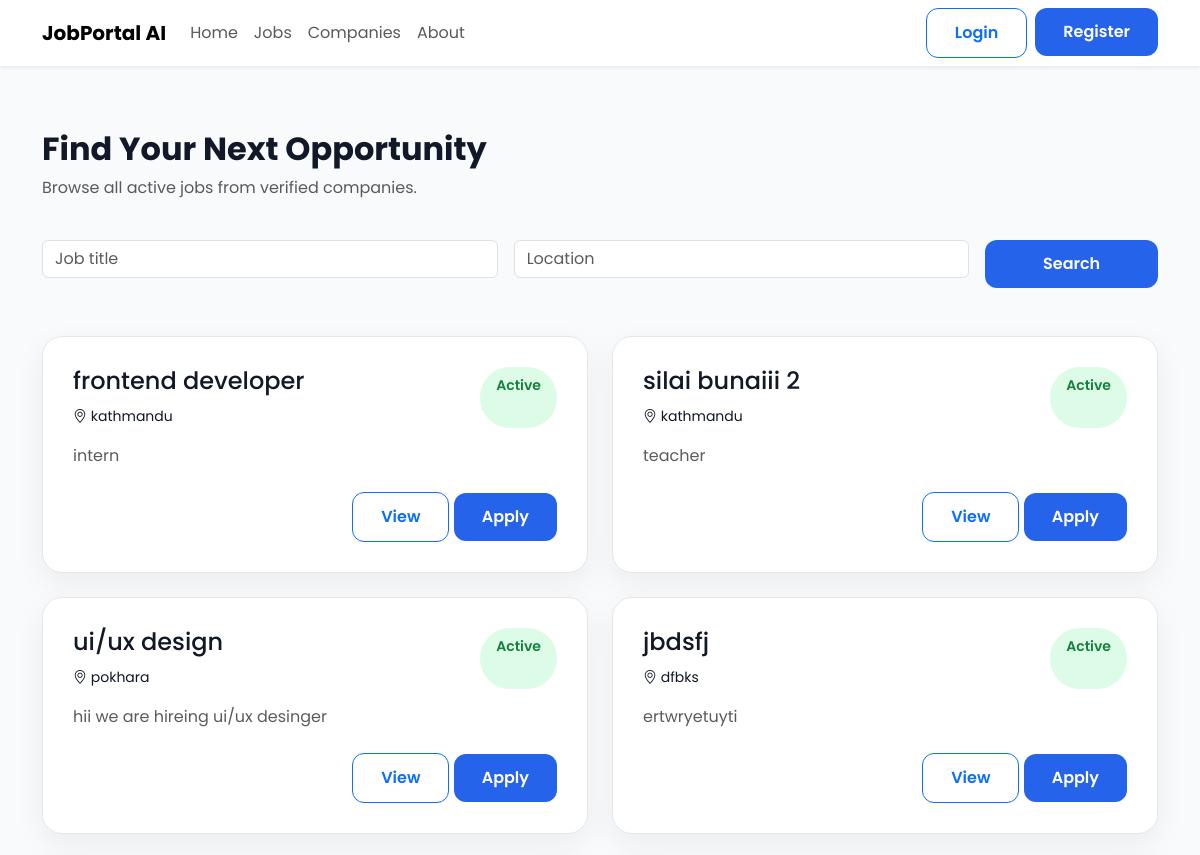
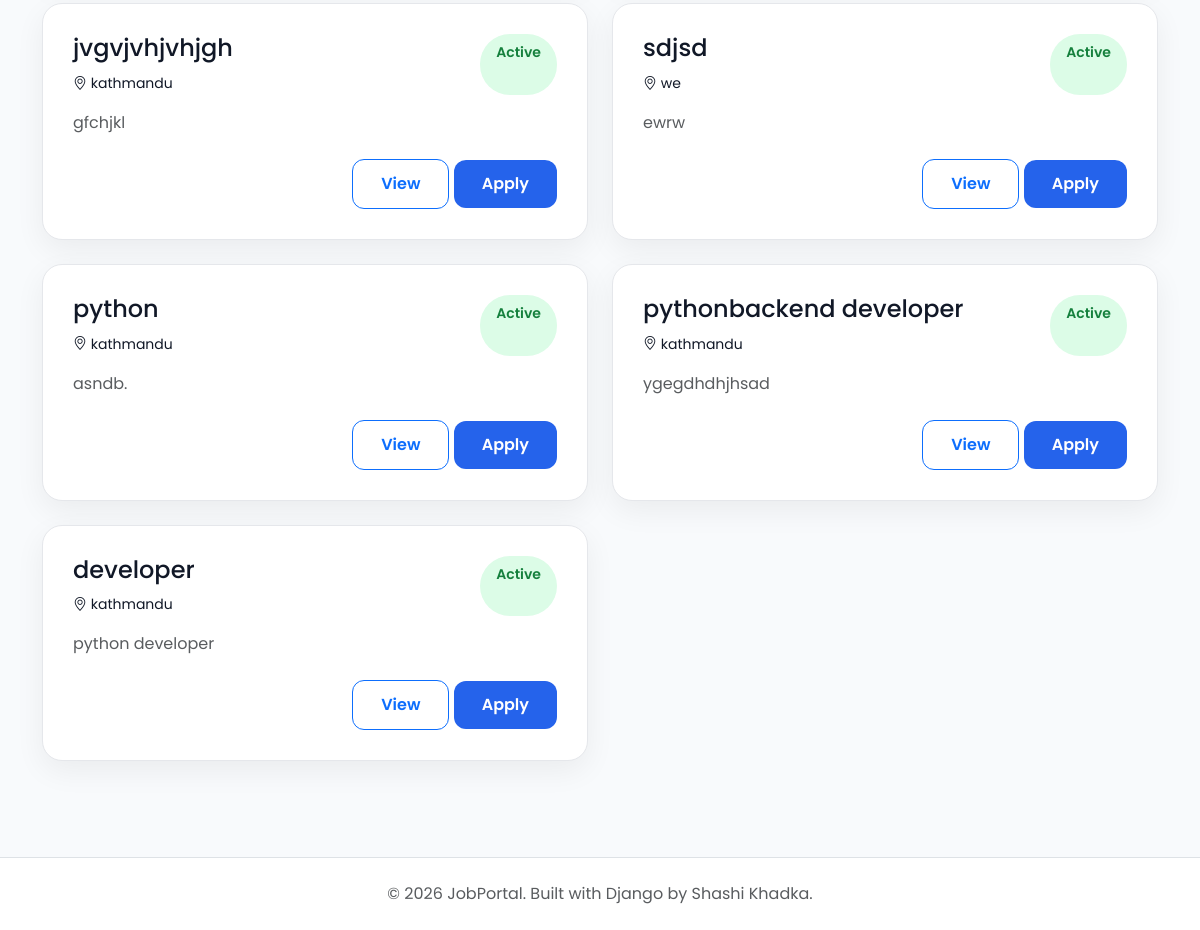
Screenshot of /jobs/ with the database file from the repository (2 pictures, top to bottom).
### jobs/models.py (models this page shows, shortened)
class Job(models.Model):
    class EmploymentType(models.TextChoices):
        FULL_TIME = "Full Time"
        PART_TIME = "Part Time"
        INTERNSHIP = "Internship"
        CONTRACT = "Contract"
    class ExperienceLevel(models.TextChoices):
        ENTRY =  "Entry Level"
        MID =  "Mid Level"
        SENIOR = "Senior Level"
    company = models.ForeignKey(Company,on_delete=models.CASCADE,related_name="jobs")
    title = models.CharField(max_length=200)
    slug = models.SlugField(unique=True,blank=True)
    description = models.TextField()
    location = models.CharField(max_length=150)
    employment_type = models.CharField(max_length=20,choices=EmploymentType.choices)
    experience_level = models.CharField( max_length=20, choices=ExperienceLevel.choices )
    salary_min = models.PositiveIntegerField()
    salary_max = models.PositiveIntegerField()
    vacancies = models.PositiveIntegerField(default=1)
    deadline = models.DateField()
    is_active = models.BooleanField(default=True)
    created_at = models.DateTimeField(auto_now_add=True)
    updated_at = models.DateTimeField(auto_now=True)

### landingpage/views.py (the view)
# urls.py: path("jobs/", PublicJobListView.as_view(), name="job-list"),
class PublicJobListView(ListView):
    model = Job
    template_name = "jobs/public_job_list.html"
    context_object_name = "jobs"
    paginate_by = 10
    def get_queryset(self):
        queryset = Job.objects.filter(is_active=True)
        keyword = self.request.GET.get("keyword")
        location = self.request.GET.get("location")
        if keyword:
            queryset = queryset.filter(title__icontains=keyword)
        if location:
            queryset = queryset.filter(location__icontains=location)
        return queryset.order_by("-created_at")

### templates/jobs/public_job_list.html (shortened to what this page needs)
{% extends "public_base.html" %}
{% block content %}
<div class="container py-5">
    <div class="row mb-4">
        <div class="col-lg-8">
            <h2 class="fw-bold">
                Find Your Next Opportunity
            </h2>
            <p class="text-muted">
                Browse all active jobs from verified companies.
            </p>
        </div>
    </div>
    <form method="GET" class="row g-3 mb-5">
        <div class="col-md-5">
            <input
                type="text"
                class="form-control"
                name="keyword"
                placeholder="Job title"
                value="{{ request.GET.keyword }}">
        </div>
        <div class="col-md-5">
            <input
                type="text"
                class="form-control"
                name="location"
                placeholder="Location"
                value="{{ request.GET.location }}">
        </div>
        <div class="col-md-2">
            <button class="btn btn-primary w-100">
                Search
            </button>
        </div>
    </form>
    <div class="row g-4">
        {% for job in jobs %}
        <div class="col-lg-6">
            <div class="job-card">
                <div class="d-flex justify-content-between">
                    <div>
                        <h4>
                            {{ job.title }}
                        </h4>
                        <small>
                            <i class="bi bi-geo-alt"></i>
                            {{ job.location }}
                        </small>
                    </div>
                 <span class="status-badge">
                   Active
                 </span>
                </div>
                <p class="mt-3 text-muted">
                    {{ job.description|truncatewords:25 }}
                </p>
                <div class="d-flex justify-content-between align-items-center mt-4">
                    <div>
                        <a href="{% url 'job-detail' job.pk %}"
                           class="btn btn-outline-primary">
                            View
                        </a>
                        <a href="{% url 'apply-job' job.pk %}"
                           class="btn btn-primary">
                            Apply
                        </a>
                    </div>
                </div>
            </div>
        </div>
        {% empty %}
        <div class="text-center py-5">
            <h4>
                No Jobs Found
            </h4>
        </div>
        {% endfor %}
    </div>
</div>
{% endblock %}

### static/css/style.css (style rules this page uses)
* { margin:0; padding:0; box-sizing:border-box; }
body { font-family:'Poppins',sans-serif; background:var(--light); color:var(--dark); }
a { text-decoration:none; }

### static/css/home.css (style rules this page uses)
:root { --primary:#2563eb; --primary-dark:#1d4ed8; --success:#16a34a; --warning:#f59e0b; --danger:#ef4444; --text:#111827; --text-light:#6b7280; --border:#e5e7eb; --white:#ffffff; --background:#f8fafc; --radius:18px; --shadow:0 10px 30px rgba(0,0,0,.06); --shadow-hover:0 18px 40px rgba(37,99,235,.15); }
body { background:var(--background); font-family:"Poppins",sans-serif; color:var(--text); }
a { text-decoration:none; }
.btn-primary { background:var(--primary); border:none; border-radius:12px; font-weight:600; padding:12px 28px; }
.btn-outline-primary { border-radius:12px; font-weight:600; padding:12px 28px; }
.job-card { background:#ffffff; border:1px solid #e5e7eb; border-radius:20px; padding:30px; transition:.3s; height:100%; box-shadow:var(--shadow); }
.status-badge { display:inline-block; padding:8px 16px; border-radius:30px; background:#dcfce7; color:#15803d; font-size:14px; font-weight:600; }

### rows the page displays
Job: title "frontend developer", location "kathmandu", description "intern"
Job: title "silai bunaiii 2", location "kathmandu", description "teacher"
Job: title "ui/ux design", location "pokhara", description "hii we are hireing ui/ux desinger"
Job: title "jbdsfj", location "dfbks", description "ertwryetuyti"
Job: title "jvgvjvhjvhjgh", location "kathmandu", description "gfchjkl"
Job: title "sdjsd", location "we", description "ewrw"
Job: title "python", location "kathmandu", description "asndb."
Job: title "pythonbackend developer", location "kathmandu", description "ygegdhdhjhsad"
Job: title "developer", location "kathmandu", description "python developer"
